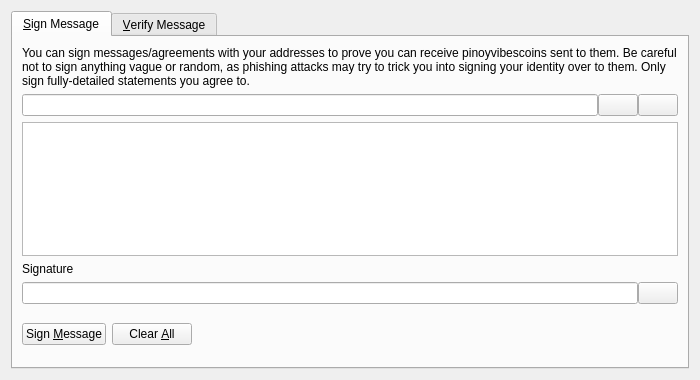
<?xml version="1.0" encoding="UTF-8"?>
<ui version="4.0">
 <class>SignVerifyMessageDialog</class>
 <widget class="QDialog" name="SignVerifyMessageDialog">
  <property name="geometry">
   <rect>
    <x>0</x>
    <y>0</y>
    <width>700</width>
    <height>380</height>
   </rect>
  </property>
  <property name="windowTitle">
   <string>Signatures - Sign / Verify a Message</string>
  </property>
  <property name="modal">
   <bool>true</bool>
  </property>
  <layout class="QVBoxLayout" name="verticalLayout">
   <item>
    <widget class="QTabWidget" name="tabWidget">
     <property name="currentIndex">
      <number>0</number>
     </property>
     <widget class="QWidget" name="tabSignMessage">
      <attribute name="title">
       <string>&amp;Sign Message</string>
      </attribute>
      <layout class="QVBoxLayout" name="verticalLayout_SM">
       <item>
        <widget class="QLabel" name="infoLabel_SM">
         <property name="text">
          <string>You can sign messages/agreements with your addresses to prove you can receive pinoyvibescoins sent to them. Be careful not to sign anything vague or random, as phishing attacks may try to trick you into signing your identity over to them. Only sign fully-detailed statements you agree to.</string>
         </property>
         <property name="textFormat">
          <enum>Qt::PlainText</enum>
         </property>
         <property name="wordWrap">
          <bool>true</bool>
         </property>
        </widget>
       </item>
       <item>
        <layout class="QHBoxLayout" name="horizontalLayout_1_SM">
         <property name="spacing">
          <number>0</number>
         </property>
         <item>
          <widget class="QValidatedLineEdit" name="addressIn_SM">
           <property name="toolTip">
            <string>The Pinoyvibescoin address to sign the message with</string>
           </property>
          </widget>
         </item>
         <item>
          <widget class="QPushButton" name="addressBookButton_SM">
           <property name="toolTip">
            <string>Choose previously used address</string>
           </property>
           <property name="text">
            <string/>
           </property>
           <property name="icon">
            <iconset resource="../bitcoin.qrc">
             <normaloff>:/icons/address-book</normaloff>:/icons/address-book</iconset>
           </property>
           <property name="shortcut">
            <string>Alt+A</string>
           </property>
           <property name="autoDefault">
            <bool>false</bool>
           </property>
          </widget>
         </item>
         <item>
          <widget class="QPushButton" name="pasteButton_SM">
           <property name="toolTip">
            <string>Paste address from clipboard</string>
           </property>
           <property name="text">
            <string/>
           </property>
           <property name="icon">
            <iconset resource="../bitcoin.qrc">
             <normaloff>:/icons/editpaste</normaloff>:/icons/editpaste</iconset>
           </property>
           <property name="shortcut">
            <string>Alt+P</string>
           </property>
           <property name="autoDefault">
            <bool>false</bool>
           </property>
          </widget>
         </item>
        </layout>
       </item>
       <item>
        <widget class="QPlainTextEdit" name="messageIn_SM">
         <property name="toolTip">
          <string>Enter the message you want to sign here</string>
         </property>
        </widget>
       </item>
       <item>
        <widget class="QLabel" name="signatureLabel_SM">
         <property name="text">
          <string>Signature</string>
         </property>
         <property name="textFormat">
          <enum>Qt::PlainText</enum>
         </property>
        </widget>
       </item>
       <item>
        <layout class="QHBoxLayout" name="horizontalLayout_2_SM">
         <property name="spacing">
          <number>0</number>
         </property>
         <item>
          <widget class="QLineEdit" name="signatureOut_SM">
           <property name="font">
            <font>
             <italic>true</italic>
            </font>
           </property>
           <property name="readOnly">
            <bool>true</bool>
           </property>
          </widget>
         </item>
         <item>
          <widget class="QPushButton" name="copySignatureButton_SM">
           <property name="toolTip">
            <string>Copy the current signature to the system clipboard</string>
           </property>
           <property name="text">
            <string/>
           </property>
           <property name="icon">
            <iconset resource="../bitcoin.qrc">
             <normaloff>:/icons/editcopy</normaloff>:/icons/editcopy</iconset>
           </property>
           <property name="autoDefault">
            <bool>false</bool>
           </property>
          </widget>
         </item>
        </layout>
       </item>
       <item>
        <layout class="QHBoxLayout" name="horizontalLayout_3_SM">
         <item>
          <widget class="QPushButton" name="signMessageButton_SM">
           <property name="toolTip">
            <string>Sign the message to prove you own this Pinoyvibescoin address</string>
           </property>
           <property name="text">
            <string>Sign &amp;Message</string>
           </property>
           <property name="icon">
            <iconset resource="../bitcoin.qrc">
             <normaloff>:/icons/edit</normaloff>:/icons/edit</iconset>
           </property>
           <property name="autoDefault">
            <bool>false</bool>
           </property>
          </widget>
         </item>
         <item>
          <widget class="QPushButton" name="clearButton_SM">
           <property name="toolTip">
            <string>Reset all sign message fields</string>
           </property>
           <property name="text">
            <string>Clear &amp;All</string>
           </property>
           <property name="icon">
            <iconset resource="../bitcoin.qrc">
             <normaloff>:/icons/remove</normaloff>:/icons/remove</iconset>
           </property>
           <property name="autoDefault">
            <bool>false</bool>
           </property>
          </widget>
         </item>
         <item>
          <spacer name="horizontalSpacer_1_SM">
           <property name="orientation">
            <enum>Qt::Horizontal</enum>
           </property>
           <property name="sizeHint" stdset="0">
            <size>
             <width>40</width>
             <height>48</height>
            </size>
           </property>
          </spacer>
         </item>
         <item>
          <widget class="QLabel" name="statusLabel_SM">
           <property name="font">
            <font>
             <weight>75</weight>
             <bold>true</bold>
            </font>
           </property>
           <property name="text">
            <string/>
           </property>
           <property name="wordWrap">
            <bool>true</bool>
           </property>
          </widget>
         </item>
         <item>
          <spacer name="horizontalSpacer_2_SM">
           <property name="orientation">
            <enum>Qt::Horizontal</enum>
           </property>
           <property name="sizeHint" stdset="0">
            <size>
             <width>40</width>
             <height>48</height>
            </size>
           </property>
          </spacer>
         </item>
        </layout>
       </item>
      </layout>
     </widget>
     <widget class="QWidget" name="tabVerifyMessage">
      <attribute name="title">
       <string>&amp;Verify Message</string>
      </attribute>
      <layout class="QVBoxLayout" name="verticalLayout_VM">
       <item>
        <widget class="QLabel" name="infoLabel_VM">
         <property name="text">
          <string>Enter the receiver's address, message (ensure you copy line breaks, spaces, tabs, etc. exactly) and signature below to verify the message. Be careful not to read more into the signature than what is in the signed message itself, to avoid being tricked by a man-in-the-middle attack. Note that this only proves the signing party receives with the address, it cannot prove sendership of any transaction!</string>
         </property>
         <property name="textFormat">
          <enum>Qt::PlainText</enum>
         </property>
         <property name="alignment">
          <set>Qt::AlignLeading|Qt::AlignLeft|Qt::AlignTop</set>
         </property>
         <property name="wordWrap">
          <bool>true</bool>
         </property>
        </widget>
       </item>
       <item>
        <layout class="QHBoxLayout" name="horizontalLayout_1_VM">
         <property name="spacing">
          <number>0</number>
         </property>
         <item>
          <widget class="QValidatedLineEdit" name="addressIn_VM">
           <property name="toolTip">
            <string>The Pinoyvibescoin address the message was signed with</string>
           </property>
          </widget>
         </item>
         <item>
          <widget class="QPushButton" name="addressBookButton_VM">
           <property name="toolTip">
            <string>Choose previously used address</string>
           </property>
           <property name="text">
            <string/>
           </property>
           <property name="icon">
            <iconset resource="../bitcoin.qrc">
             <normaloff>:/icons/address-book</normaloff>:/icons/address-book</iconset>
           </property>
           <property name="shortcut">
            <string>Alt+A</string>
           </property>
           <property name="autoDefault">
            <bool>false</bool>
           </property>
          </widget>
         </item>
        </layout>
       </item>
       <item>
        <widget class="QPlainTextEdit" name="messageIn_VM"/>
       </item>
       <item>
        <widget class="QValidatedLineEdit" name="signatureIn_VM"/>
       </item>
       <item>
        <layout class="QHBoxLayout" name="horizontalLayout_2_VM">
         <item>
          <widget class="QPushButton" name="verifyMessageButton_VM">
           <property name="toolTip">
            <string>Verify the message to ensure it was signed with the specified Pinoyvibescoin address</string>
           </property>
           <property name="text">
            <string>Verify &amp;Message</string>
           </property>
           <property name="icon">
            <iconset resource="../bitcoin.qrc">
             <normaloff>:/icons/transaction_0</normaloff>:/icons/transaction_0</iconset>
           </property>
           <property name="autoDefault">
            <bool>false</bool>
           </property>
          </widget>
         </item>
         <item>
          <widget class="QPushButton" name="clearButton_VM">
           <property name="toolTip">
            <string>Reset all verify message fields</string>
           </property>
           <property name="text">
            <string>Clear &amp;All</string>
           </property>
           <property name="icon">
            <iconset resource="../bitcoin.qrc">
             <normaloff>:/icons/remove</normaloff>:/icons/remove</iconset>
           </property>
           <property name="autoDefault">
            <bool>false</bool>
           </property>
          </widget>
         </item>
         <item>
          <spacer name="horizontalSpacer_1_VM">
           <property name="orientation">
            <enum>Qt::Horizontal</enum>
           </property>
           <property name="sizeHint" stdset="0">
            <size>
             <width>40</width>
             <height>48</height>
            </size>
           </property>
          </spacer>
         </item>
         <item>
          <widget class="QLabel" name="statusLabel_VM">
           <property name="font">
            <font>
             <weight>75</weight>
             <bold>true</bold>
            </font>
           </property>
           <property name="text">
            <string/>
           </property>
           <property name="wordWrap">
            <bool>true</bool>
           </property>
          </widget>
         </item>
         <item>
          <spacer name="horizontalSpacer_2_VM">
           <property name="orientation">
            <enum>Qt::Horizontal</enum>
           </property>
           <property name="sizeHint" stdset="0">
            <size>
             <width>40</width>
             <height>48</height>
            </size>
           </property>
          </spacer>
         </item>
        </layout>
       </item>
      </layout>
     </widget>
    </widget>
   </item>
  </layout>
 </widget>
 <customwidgets>
  <customwidget>
   <class>QValidatedLineEdit</class>
   <extends>QLineEdit</extends>
   <header>qvalidatedlineedit.h</header>
  </customwidget>
 </customwidgets>
 <resources>
  <include location="../bitcoin.qrc"/>
 </resources>
 <connections/>
</ui>
